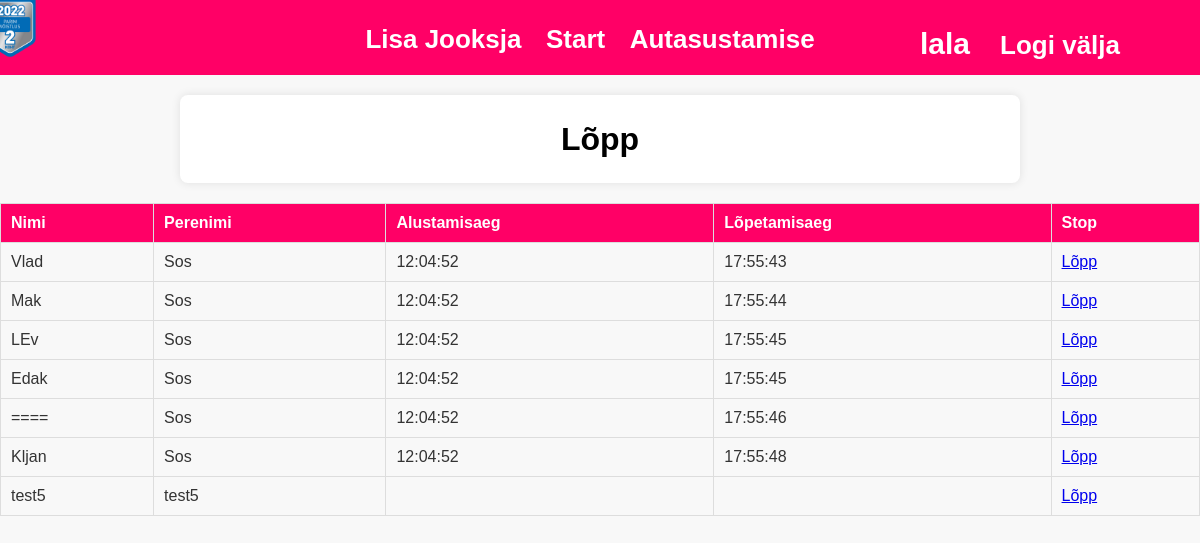
/Jooks2/lopp.php (signed in), run on the app's committed database.
### tables this page shows
CREATE TABLE `jooksjad` (
  `id` int(11) NOT NULL,
  `eesnimi` varchar(30) DEFAULT NULL,
  `perenimi` varchar(30) DEFAULT NULL,
  `alustamisaeg` time DEFAULT NULL,
  `lopetamisaeg` time DEFAULT NULL,
  `result` int(11) DEFAULT NULL
);

### Jooks2/lopp.php (the view, shortened to what this page needs)
<?php
global $yhendus;
?>
<!DOCTYPE html>
<html lang="en">
<head>
    <link rel="stylesheet" type="text/css" href="jookja.css">
</head>
<body>
<header>
    <img src="logo.png" id="logo" alt="logo" width="100" height="100">
    <?php
    if(isset($_SESSION['login'])){
        ?>
        <h1 id="loginname"><?="$_SESSION[login]"?></h1>
        <a href="logout.php"   class="logi">Logi välja</a>
        <?php
    } else {
        ?>
        <a id="lingid" href="login.php">Logi sisse</a>
        <?php
    }
    ?>
    <?php
    if (isset($_SESSION["login"]))
    {
    ?>
    <nav id="navmenu">
        <a href="jooksmain.php" id="lingid2">Lisa Jooksja</a>
        <a href="start.php" id="lingid2">Start</a>
        <a href="autasustamise.php" id="lingid2">Autasustamise</a>
    </nav>
</header>
<div id="regdiv">
    <h1>Lõpp</h1>
</div>
<table>
    <tr>
        <th id="cursor" onclick="sortTable(0)">Nimi</th>
        <th id="cursor" onclick="sortTable(1)">Perenimi</th>
        <th>Alustamisaeg</th>
        <th id="cursor" onclick="sortTable(2)">Lõpetamisaeg</th>
        <th>Stop</th>
    </tr>
    <?php
    global $yhendus;
    $kask=$yhendus->prepare("SELECT id, eesnimi, perenimi,alustamisaeg,lopetamisaeg,result from jooksjad;");
    $kask->bind_result($id,$nimi,$perenimi,$alustamiaeg,$lopitamisaeg,$result);
    $kask->execute();
    while ($kask->fetch()) {
        echo "<tr>";
        echo "<td>" . $nimi . "</td>";
        echo "<td>" . $perenimi . "</td>";
        echo "<td>" . $alustamiaeg . "</td>";
        echo "<td>" . $lopitamisaeg . "</td>";
        echo "<td><a href='?stop=$id'>Lõpp</a></td>";
        echo "</tr>";
    }
    ?>
</table>
<?php
}
?>
</body>
</html>

### Jooks2/jookja.css (style rules this page uses)
body { font-family: 'Arial', sans-serif; margin: 0; padding: 0; background-color: #f8f8f8; color: #333; }
header,#rararar { background-color: #ff0066; width: 100%; height: 75px; right: 23px; top: 40px; }
h1 { margin: 0; color: black; }
.logi { color: white; font-size: 26px; text-decoration: none; font-weight: bold; margin-right: 20px; position: absolute; margin-bottom: 20px; padding-left: 21px; top: 30px; right: 60px; }
#navmenu { position: absolute; top: 3%; left: 50%; transform: translateX(-50%); }
#loginname { position: absolute; top: 27px; right: 230px; color: white; font-size: 30px; }
#regdiv { max-width: 800px; margin: 20px auto; padding: 20px; background-color: #fff; border-radius: 8px; box-shadow: 0 0 10px rgba(0, 0, 0, 0.1); text-align: center; line-height: 1.5; }
#lingid2 { color: white; font-size: 26px; text-decoration: none; font-weight: bold; margin-right: 20px; top: 40px; }
nav a { color: #333; text-decoration: none; margin-right: 20px; font-weight: bold; display: inline-block; }
table { width: 100%; border-collapse: collapse; margin-top: 20px; }
th, td { padding: 10px; border: 1px solid #ddd; text-align: left; }
th { background-color: #ff0066; color: #fff; }
#logo { position: absolute; bottom: 91%; right: 95%; }
#cursor { cursor: pointer; }

### data on the page
jooksjad: eesnimi "Vlad", perenimi "Sos", alustamisaeg "12:04:52", lopetamisaeg "17:55:43"
jooksjad: eesnimi "Mak", perenimi "Sos", alustamisaeg "12:04:52", lopetamisaeg "17:55:44"
jooksjad: eesnimi "LEv", perenimi "Sos", alustamisaeg "12:04:52", lopetamisaeg "17:55:45"
jooksjad: eesnimi "Edak", perenimi "Sos", alustamisaeg "12:04:52", lopetamisaeg "17:55:45"
jooksjad: eesnimi "====", perenimi "Sos", alustamisaeg "12:04:52", lopetamisaeg "17:55:46"
jooksjad: eesnimi "Kljan", perenimi "Sos", alustamisaeg "12:04:52", lopetamisaeg "17:55:48"
jooksjad: eesnimi "test5", perenimi "test5"

### other printed values
$_SESSION[login] "lala"
